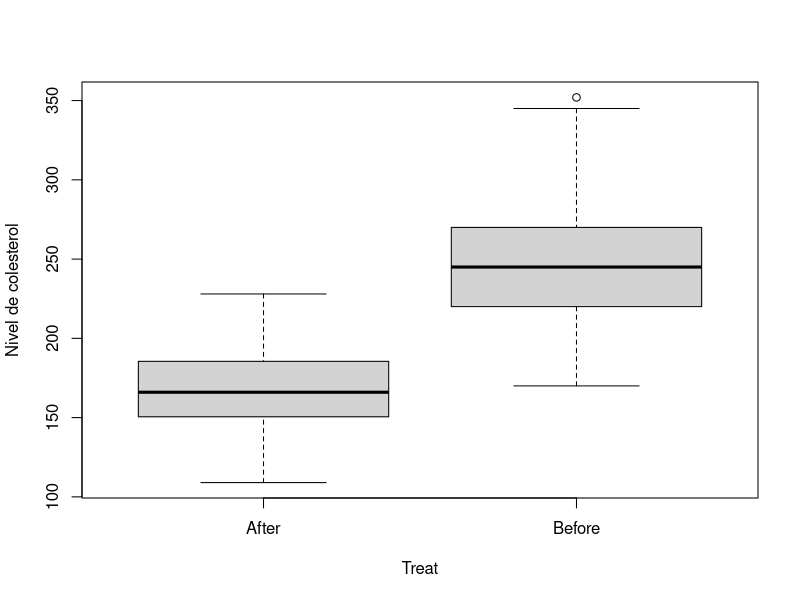

The R source for this figure: (Note: this script raises an error after producing the figure.)
library(tidyverse)

Cholesterol <- read_csv("DataSets/ch07_all/REV_C07_19.csv", show_col_types = FALSE)

Chol_long <- Cholesterol %>%
  pivot_longer(cols = c("Before", "After") , names_to = "Treat", values_to = "Chol")

boxplot(Chol ~ Treat , data = Chol_long, ylab = "Nivel de colesterol" )
t.test(Chol ~ Treat , data = Chol_long, alternative = "less", paired = TRUE, var.equal = TRUE, conf.level = 0.99)

# For factor instantiation with Before and After order
# For Before (1) and After (2) then factor 1 is greater than state 2! Factors compare respect the numerical order
Chol_long <- Chol_long %>% mutate( Treat = Treat %>% fct_relevel("Before", "After"))

boxplot(Chol ~ Treat , data = Chol_long, ylab = "Nivel de colesterol" )
t.test(Chol ~ Treat , data = Chol_long, alternative = "greater", paired = TRUE, var.equal = TRUE, conf.level = 0.99)